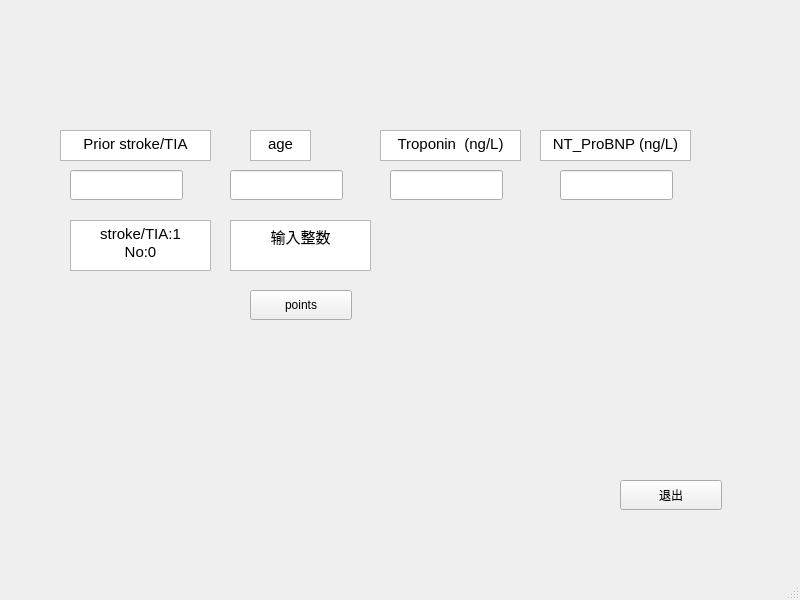
<?xml version="1.0" encoding="UTF-8"?>
<ui version="4.0">
 <class>MainWindow</class>
 <widget class="QMainWindow" name="MainWindow">
  <property name="geometry">
   <rect>
    <x>0</x>
    <y>0</y>
    <width>800</width>
    <height>600</height>
   </rect>
  </property>
  <property name="windowTitle">
   <string>points</string>
  </property>
  <widget class="QWidget" name="centralwidget">
   <widget class="QPushButton" name="quit_button">
    <property name="geometry">
     <rect>
      <x>620</x>
      <y>480</y>
      <width>102</width>
      <height>30</height>
     </rect>
    </property>
    <property name="text">
     <string>退出</string>
    </property>
   </widget>
   <widget class="QLineEdit" name="age_lineEdit">
    <property name="geometry">
     <rect>
      <x>230</x>
      <y>170</y>
      <width>113</width>
      <height>30</height>
     </rect>
    </property>
   </widget>
   <widget class="QTextEdit" name="textEdit">
    <property name="geometry">
     <rect>
      <x>250</x>
      <y>130</y>
      <width>61</width>
      <height>31</height>
     </rect>
    </property>
    <property name="html">
     <string>&lt;!DOCTYPE HTML PUBLIC &quot;-//W3C//DTD HTML 4.0//EN&quot; &quot;http://www.w3.org/TR/REC-html40/strict.dtd&quot;&gt;
&lt;html&gt;&lt;head&gt;&lt;meta name=&quot;qrichtext&quot; content=&quot;1&quot; /&gt;&lt;style type=&quot;text/css&quot;&gt;
p, li { white-space: pre-wrap; }
&lt;/style&gt;&lt;/head&gt;&lt;body style=&quot; font-family:'Noto Sans'; font-size:11pt; font-weight:400; font-style:normal;&quot;&gt;
&lt;p align=&quot;center&quot; style=&quot; margin-top:0px; margin-bottom:0px; margin-left:0px; margin-right:0px; -qt-block-indent:0; text-indent:0px;&quot;&gt;age&lt;/p&gt;&lt;/body&gt;&lt;/html&gt;</string>
    </property>
   </widget>
   <widget class="QTextEdit" name="textEdit_2">
    <property name="geometry">
     <rect>
      <x>380</x>
      <y>130</y>
      <width>141</width>
      <height>31</height>
     </rect>
    </property>
    <property name="html">
     <string>&lt;!DOCTYPE HTML PUBLIC &quot;-//W3C//DTD HTML 4.0//EN&quot; &quot;http://www.w3.org/TR/REC-html40/strict.dtd&quot;&gt;
&lt;html&gt;&lt;head&gt;&lt;meta name=&quot;qrichtext&quot; content=&quot;1&quot; /&gt;&lt;style type=&quot;text/css&quot;&gt;
p, li { white-space: pre-wrap; }
&lt;/style&gt;&lt;/head&gt;&lt;body style=&quot; font-family:'Noto Sans'; font-size:11pt; font-weight:400; font-style:normal;&quot;&gt;
&lt;p align=&quot;center&quot; style=&quot; margin-top:0px; margin-bottom:0px; margin-left:0px; margin-right:0px; -qt-block-indent:0; text-indent:0px;&quot;&gt;Troponin  (ng/L)&lt;/p&gt;&lt;/body&gt;&lt;/html&gt;</string>
    </property>
   </widget>
   <widget class="QLineEdit" name="Troponin_lineEdit">
    <property name="geometry">
     <rect>
      <x>390</x>
      <y>170</y>
      <width>113</width>
      <height>30</height>
     </rect>
    </property>
   </widget>
   <widget class="QLineEdit" name="NT_ProBNP_lineEdit">
    <property name="geometry">
     <rect>
      <x>560</x>
      <y>170</y>
      <width>113</width>
      <height>30</height>
     </rect>
    </property>
   </widget>
   <widget class="QTextEdit" name="textEdit_3">
    <property name="geometry">
     <rect>
      <x>540</x>
      <y>130</y>
      <width>151</width>
      <height>31</height>
     </rect>
    </property>
    <property name="html">
     <string>&lt;!DOCTYPE HTML PUBLIC &quot;-//W3C//DTD HTML 4.0//EN&quot; &quot;http://www.w3.org/TR/REC-html40/strict.dtd&quot;&gt;
&lt;html&gt;&lt;head&gt;&lt;meta name=&quot;qrichtext&quot; content=&quot;1&quot; /&gt;&lt;style type=&quot;text/css&quot;&gt;
p, li { white-space: pre-wrap; }
&lt;/style&gt;&lt;/head&gt;&lt;body style=&quot; font-family:'Noto Sans'; font-size:11pt; font-weight:400; font-style:normal;&quot;&gt;
&lt;p align=&quot;center&quot; style=&quot; margin-top:0px; margin-bottom:0px; margin-left:0px; margin-right:0px; -qt-block-indent:0; text-indent:0px;&quot;&gt;NT_ProBNP (ng/L)&lt;/p&gt;&lt;/body&gt;&lt;/html&gt;</string>
    </property>
   </widget>
   <widget class="QPushButton" name="points_button">
    <property name="geometry">
     <rect>
      <x>250</x>
      <y>290</y>
      <width>102</width>
      <height>30</height>
     </rect>
    </property>
    <property name="toolTip">
     <string>点击这里获取得分</string>
    </property>
    <property name="text">
     <string>points</string>
    </property>
   </widget>
   <widget class="QLineEdit" name="stroke_lineEdit">
    <property name="geometry">
     <rect>
      <x>70</x>
      <y>170</y>
      <width>113</width>
      <height>30</height>
     </rect>
    </property>
   </widget>
   <widget class="QTextEdit" name="textEdit_4">
    <property name="geometry">
     <rect>
      <x>60</x>
      <y>130</y>
      <width>151</width>
      <height>31</height>
     </rect>
    </property>
    <property name="html">
     <string>&lt;!DOCTYPE HTML PUBLIC &quot;-//W3C//DTD HTML 4.0//EN&quot; &quot;http://www.w3.org/TR/REC-html40/strict.dtd&quot;&gt;
&lt;html&gt;&lt;head&gt;&lt;meta name=&quot;qrichtext&quot; content=&quot;1&quot; /&gt;&lt;style type=&quot;text/css&quot;&gt;
p, li { white-space: pre-wrap; }
&lt;/style&gt;&lt;/head&gt;&lt;body style=&quot; font-family:'Noto Sans'; font-size:11pt; font-weight:400; font-style:normal;&quot;&gt;
&lt;p align=&quot;center&quot; style=&quot; margin-top:0px; margin-bottom:0px; margin-left:0px; margin-right:0px; -qt-block-indent:0; text-indent:0px;&quot;&gt;Prior stroke/TIA&lt;/p&gt;&lt;/body&gt;&lt;/html&gt;</string>
    </property>
   </widget>
   <widget class="QTextEdit" name="textEdit_5">
    <property name="geometry">
     <rect>
      <x>70</x>
      <y>220</y>
      <width>141</width>
      <height>51</height>
     </rect>
    </property>
    <property name="html">
     <string>&lt;!DOCTYPE HTML PUBLIC &quot;-//W3C//DTD HTML 4.0//EN&quot; &quot;http://www.w3.org/TR/REC-html40/strict.dtd&quot;&gt;
&lt;html&gt;&lt;head&gt;&lt;meta name=&quot;qrichtext&quot; content=&quot;1&quot; /&gt;&lt;style type=&quot;text/css&quot;&gt;
p, li { white-space: pre-wrap; }
&lt;/style&gt;&lt;/head&gt;&lt;body style=&quot; font-family:'Noto Sans'; font-size:11pt; font-weight:400; font-style:normal;&quot;&gt;
&lt;p align=&quot;center&quot; style=&quot; margin-top:0px; margin-bottom:0px; margin-left:0px; margin-right:0px; -qt-block-indent:0; text-indent:0px;&quot;&gt;stroke/TIA:1&lt;/p&gt;
&lt;p align=&quot;center&quot; style=&quot; margin-top:0px; margin-bottom:0px; margin-left:0px; margin-right:0px; -qt-block-indent:0; text-indent:0px;&quot;&gt;No:0&lt;/p&gt;&lt;/body&gt;&lt;/html&gt;</string>
    </property>
   </widget>
   <widget class="QTextEdit" name="textEdit_6">
    <property name="geometry">
     <rect>
      <x>230</x>
      <y>220</y>
      <width>141</width>
      <height>51</height>
     </rect>
    </property>
    <property name="html">
     <string>&lt;!DOCTYPE HTML PUBLIC &quot;-//W3C//DTD HTML 4.0//EN&quot; &quot;http://www.w3.org/TR/REC-html40/strict.dtd&quot;&gt;
&lt;html&gt;&lt;head&gt;&lt;meta name=&quot;qrichtext&quot; content=&quot;1&quot; /&gt;&lt;style type=&quot;text/css&quot;&gt;
p, li { white-space: pre-wrap; }
&lt;/style&gt;&lt;/head&gt;&lt;body style=&quot; font-family:'Noto Sans'; font-size:11pt; font-weight:400; font-style:normal;&quot;&gt;
&lt;p align=&quot;center&quot; style=&quot; margin-top:0px; margin-bottom:0px; margin-left:0px; margin-right:0px; -qt-block-indent:0; text-indent:0px;&quot;&gt;输入整数&lt;/p&gt;&lt;/body&gt;&lt;/html&gt;</string>
    </property>
   </widget>
  </widget>
  <widget class="QMenuBar" name="menubar">
   <property name="geometry">
    <rect>
     <x>0</x>
     <y>0</y>
     <width>800</width>
     <height>31</height>
    </rect>
   </property>
  </widget>
  <widget class="QStatusBar" name="statusbar"/>
 </widget>
 <resources/>
 <connections>
  <connection>
   <sender>quit_button</sender>
   <signal>clicked()</signal>
   <receiver>MainWindow</receiver>
   <slot>close()</slot>
   <hints>
    <hint type="sourcelabel">
     <x>673</x>
     <y>523</y>
    </hint>
    <hint type="destinationlabel">
     <x>530</x>
     <y>546</y>
    </hint>
   </hints>
  </connection>
 </connections>
 <slots>
  <slot>showPoints()</slot>
 </slots>
</ui>
